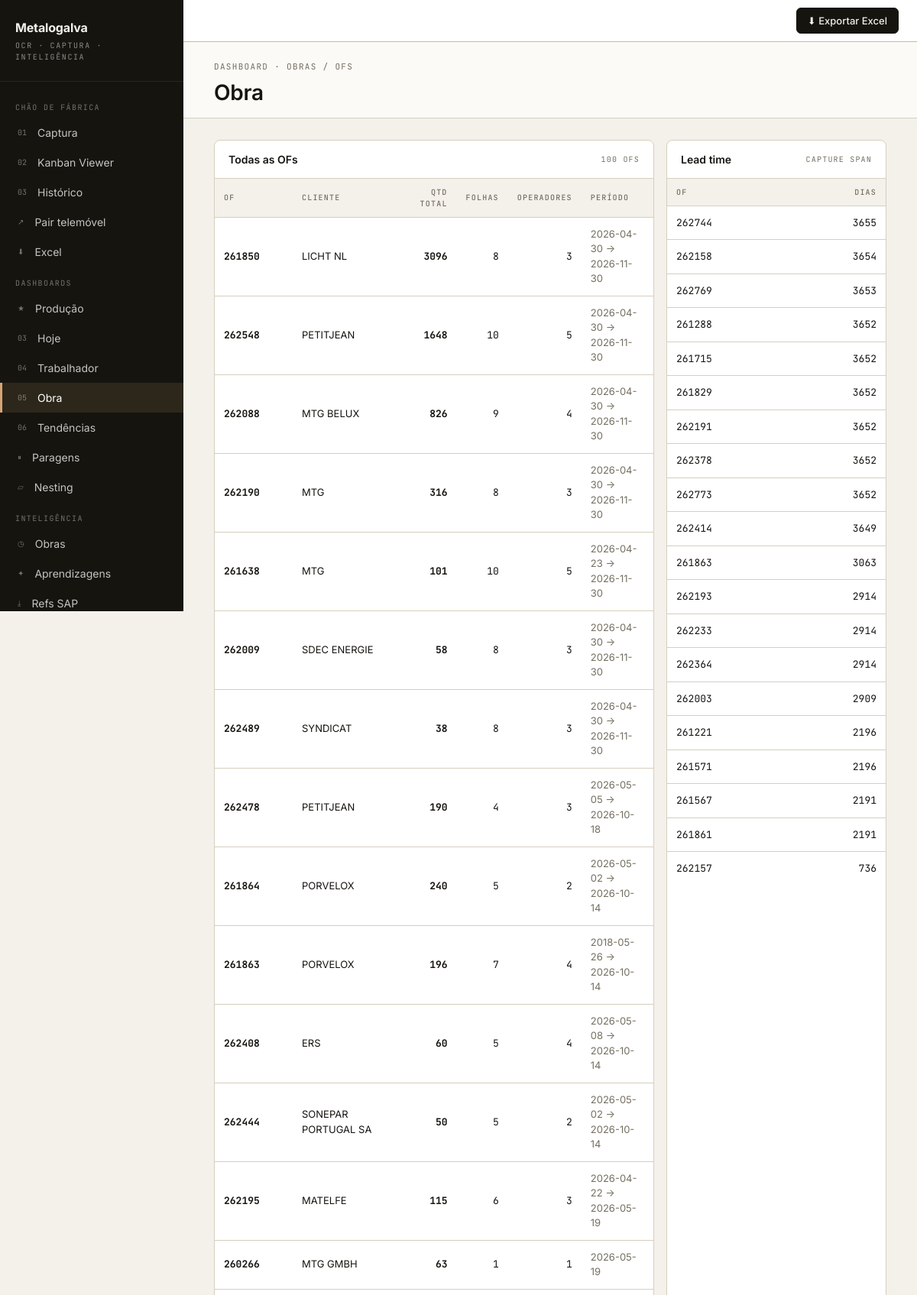
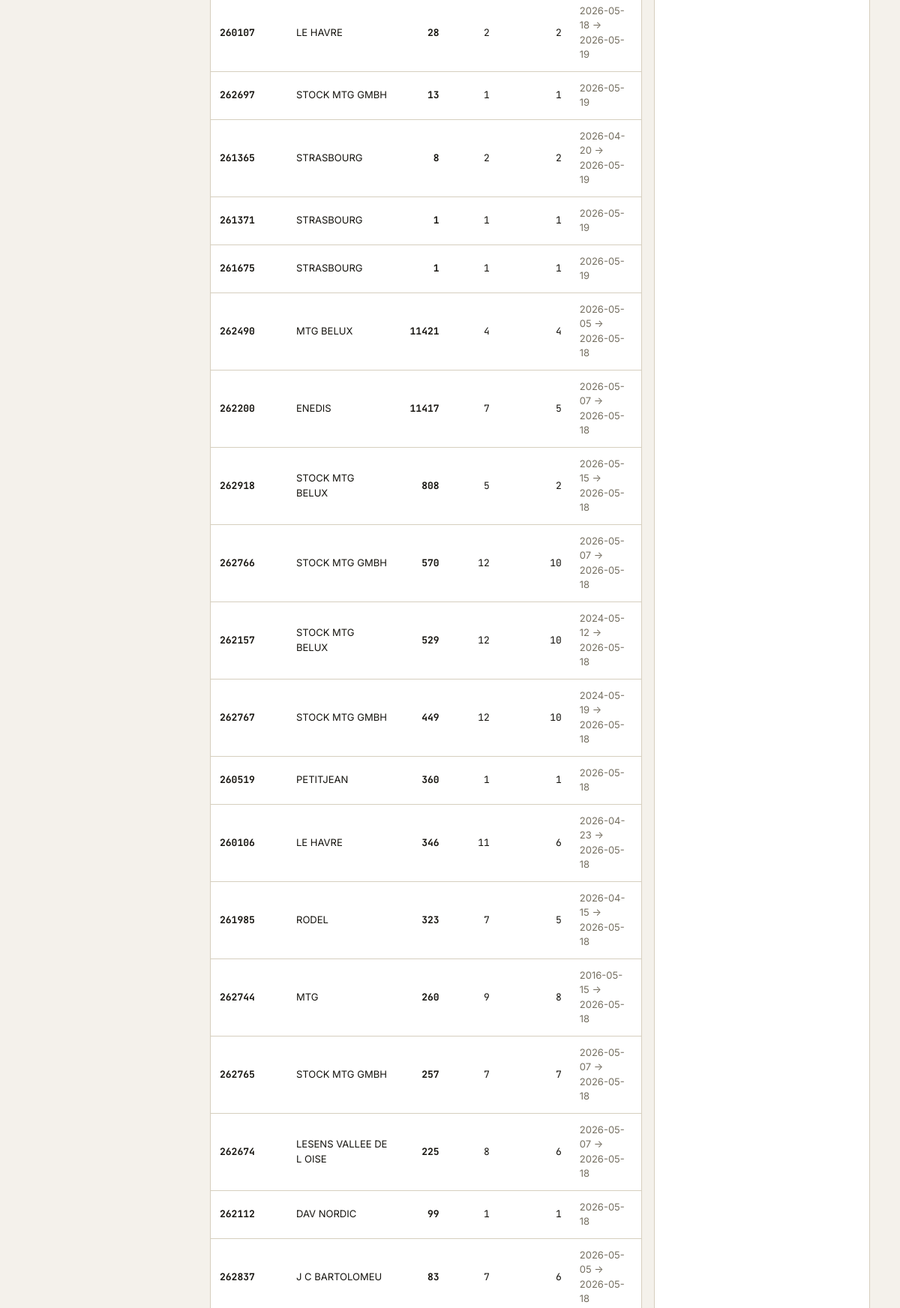
Screenshot of /dashboard/jobs (upper part) with the database file from the repository (2 pictures, top to bottom).
### tables this page shows
CREATE TABLE production_rows (
    id INTEGER PRIMARY KEY AUTOINCREMENT,
    sheet_id INTEGER NOT NULL REFERENCES sheets(id) ON DELETE CASCADE,
    row_index INTEGER NOT NULL,
    -- denormalised from sheet header / footer
    operador TEXT,
    sheet_date TEXT,                  -- DD-MM-YYYY as captured (kept as text; query via substr/julianday)
    sheet_iso_date TEXT,              -- YYYY-MM-DD for SQL date() comparisons
    captured_at TIMESTAMP,
    validated_at TIMESTAMP,
    sheet_status TEXT,
    sheet_hours REAL,                 -- footer.horas_trabalhadas as decimal hours
    sheet_total_qty INTEGER,          -- sum(qtd) of the sheet (for ratios)
    -- row data
    pri TEXT,
    cliente TEXT,
    ov TEXT,
    of TEXT,
    modelo TEXT,
    qtd INTEGER,
    comp_mm INTEGER,
    larg_mm INTEGER,
    lote TEXT,
    coni TEXT,
    esp REAL,
    lbase INTEGER,
    ltopo INTEGER, m2 REAL, nesting TEXT, qtd_metros REAL, cesta_n TEXT, inicio TEXT, fim TEXT,
    UNIQUE (sheet_id, row_index)
);

### backend/app/web/main.py (the view)
@app.get("/dashboard/jobs", response_class=HTMLResponse)
def dashboard_jobs(request: Request) -> Response:
    jobs = kpis.jobs_summary()
    leads = kpis.lead_time_per_of()
    return templates.TemplateResponse(
        request,
        "dashboard_jobs.html",
        {"jobs": jobs, "leads": leads, "active_tab": "jobs"},
    )

### backend/app/web/templates/dashboard_jobs.html (shortened to what this page needs)
{% extends "base.html" %}
{% set live = true %}
{% block content %}
<div class="page-h">
  <div>
    <div class="page-eyebrow">Dashboard · Obras / OFs</div>
    <h1 class="page-title">Obra</h1>
  </div>
</div>
<div id="dash-data" class="page-content"
     hx-get="{{ request.url }}"
     hx-trigger="every 30s"
     hx-select="#dash-data"
     hx-swap="outerHTML">
  <div style="display:grid; grid-template-columns:2fr 1fr; gap:16px;" class="d-grid">
    <div class="card">
      <div class="card-h">
        <div class="card-h-title">Todas as OFs</div>
        <div class="card-h-sub">{{ jobs|length }} OFs</div>
      </div>
      <div class="scroll-x">
        <table class="tbl">
          <thead>
            <tr>
              <th>OF</th>
              <th>Cliente</th>
              <th style="text-align:right;">Qtd total</th>
              <th style="text-align:right;">Folhas</th>
              <th style="text-align:right;">Operadores</th>
              <th>Período</th>
            </tr>
          </thead>
          <tbody>
            {% for j in jobs %}
            <tr>
              <td class="mono"><a href="/dashboard/jobs/{{ j.of }}"><b>{{ j.of }}</b></a></td>
              <td>{{ j.cliente }}</td>
              <td class="mono" style="text-align:right;"><b>{{ j.total_qty }}</b></td>
              <td class="mono" style="text-align:right;">{{ j.sheets }}</td>
              <td class="mono" style="text-align:right;">{{ j.operadores }}</td>
              <td class="muted tiny">
                {% if j.first_day == j.last_day %}{{ j.first_day }}{% else %}{{ j.first_day }} → {{ j.last_day }}{% endif %}
              </td>
            </tr>
            {% else %}
            <tr><td colspan="6" style="padding:32px; text-align:center;" class="muted">Ainda sem dados.</td></tr>
            {% endfor %}
          </tbody>
        </table>
      </div>
    </div>
    <div class="card">
      <div class="card-h"><div class="card-h-title">Lead time</div><div class="card-h-sub">Capture span</div></div>
      {% if leads %}
      <table class="tbl">
        <thead><tr><th>OF</th><th style="text-align:right;">Dias</th></tr></thead>
        <tbody>
        {% for r in leads %}
        <tr>
          <td class="mono"><a href="/dashboard/jobs/{{ r.of }}">{{ r.of }}</a></td>
          <td class="mono" style="text-align:right;">{{ r.days_span }}</td>
        </tr>
        {% endfor %}
        </tbody>
      </table>
      {% else %}<div class="card-b muted">Necessário OFs em ≥2 dias.</div>{% endif %}
    </div>
  </div>
</div>
{% endblock %}

### backend/app/web/static/design.css (style rules this page uses)
:root { --paper: #F4F1EB; --paper-2: #ECE7DD; --paper-3: #E2DCCE; --ink: #16140F; --ink-2: #2A271F; --ink-3: #4A453A; --ink-4: #756F61; --ink-5: #9B9587; --rule: #D6CFBE; --rule-2: #C2BAA5; --surface: #FBFAF6; --surface-2: #FFFFFF; --accent: #D4A574; --accent-ink: #8A5F2D; --accent-soft: #F0E2C9; --ok: #2F7D43; --ok-soft: #DDEBD8; --warn: #B8841C; --warn-soft: #F5E7C2; --crit: #B53024; --crit-soft: #F4D7D2; --info: #2D5B8A; --info-soft: #D5E2EE; --font-sans: 'Inter', system-ui, -apple-system, sans-serif; --font-mono: 'JetBrains Mono', ui-monospace, monospace; --font-hand: 'Caveat', cursive; }
* { box-sizing: border-box; }
html, body { margin: 0; padding: 0; }
body { font-family: var(--font-sans); background: var(--paper); color: var(--ink); font-size: 15px; line-height: 1.5; -webkit-font-smoothing: antialiased; -moz-osx-font-smoothing: grayscale; }
a { color: inherit; text-decoration: none; }
.mono { font-family: var(--font-mono); font-feature-settings: 'tnum'; }
.muted { color: var(--ink-4); }
.tiny { font-size: 11px; }
.scroll-x { overflow-x: auto; }
.page-h { padding: 24px 40px 12px; border-bottom: 1px solid var(--rule); background: var(--surface); display: flex; align-items: flex-end; justify-content: space-between; gap: 16px; flex-wrap: wrap; }
.page-eyebrow { font-family: var(--font-mono); font-size: 11px; letter-spacing: 0.12em; text-transform: uppercase; color: var(--ink-4); margin-bottom: 4px; }
.page-title { font-size: 28px; font-weight: 600; letter-spacing: -0.01em; margin: 0; }
.page-content { padding: 28px 40px 60px; }
.card { background: var(--surface-2); border: 1px solid var(--rule); border-radius: 8px; }
.card-h { padding: 14px 18px; border-bottom: 1px solid var(--rule); display: flex; align-items: center; justify-content: space-between; gap: 12px; }
.card-h-title { font-weight: 600; font-size: 14px; }
.card-h-sub { font-family: var(--font-mono); font-size: 10px; color: var(--ink-4); letter-spacing: 0.12em; text-transform: uppercase; }
.tbl { width: 100%; border-collapse: collapse; }
.tbl th { text-align: left; padding: 10px 12px; font-family: var(--font-mono); font-size: 10px; letter-spacing: 0.12em; text-transform: uppercase; color: var(--ink-4); font-weight: 500; border-bottom: 1px solid var(--rule); background: var(--paper); }
.tbl td { padding: 12px; border-bottom: 1px solid var(--rule); font-size: 13px; vertical-align: middle; }
.tbl tr:last-child td { border-bottom: none; }

### rows the page displays
production_rows: of "261371", cliente "STRASBOURG", total_qty "1", sheets "1", operadores "1", first_day "2026-05-19"
production_rows: of "261675", cliente "STRASBOURG", total_qty "1", sheets "1", operadores "1", first_day "2026-05-19"
production_rows: of "262112", cliente "DAV NORDIC", total_qty "99", sheets "1", operadores "1", first_day "2026-05-18"

### other values shown
{{ jobs|length }} "100"
{{ j.of }} "261850" "262548" "262088" "262190" "261638" "262009" "262489" "262478" "261864" "261863" "262408" "262444" "262195" "260266" "260107" "262697" "261365" "262490" "262200" "262918" "262766" "262157" "262767" "260519" "260106" "261985" "262744" "262765" "262674" "262837"
{{ j.cliente }} "LICHT NL" "PETITJEAN" "MTG BELUX" "MTG" "MTG" "SDEC ENERGIE" "SYNDICAT" "PETITJEAN" "PORVELOX" "PORVELOX" "ERS" "SONEPAR PORTUGAL SA" "MATELFE" "MTG GMBH" "LE HAVRE" "STOCK MTG GMBH" "STRASBOURG" "MTG BELUX" "ENEDIS" "STOCK MTG BELUX" "STOCK MTG GMBH" "STOCK MTG BELUX" "STOCK MTG GMBH" "PETITJEAN" "LE HAVRE" "RODEL" "MTG" "STOCK MTG GMBH" "LESENS VALLEE DE L OISE" "J C BARTOLOMEU"
{{ j.total_qty }} "3096" "1648" "826" "316" "101" "58" "38" "190" "240" "196" "60" "50" "115" "63" "28" "13" "8" "11421" "11417" "808" "570" "529" "449" "360" "346" "323" "260" "257" "225" "83"
{{ j.sheets }} "8" "10" "9" "8" "10" "8" "8" "4" "5" "7" "5" "5" "6" "1" "2" "1" "2" "4" "7" "5" "12" "12" "12" "1" "11" "7" "9" "7" "8" "7"
{{ j.operadores }} "3" "5" "4" "3" "5" "3" "3" "3" "2" "4" "4" "2" "3" "1" "2" "1" "2" "4" "5" "2" "10" "10" "10" "1" "6" "5" "8" "7" "6" "6"
{{ j.first_day }} "2026-04-30" "2026-04-30" "2026-04-30" "2026-04-30" "2026-04-23" "2026-04-30" "2026-04-30" "2026-05-05" "2026-05-02" "2018-05-26" "2026-05-08" "2026-05-02" "2026-04-22" "2026-05-18" "2026-04-20" "2026-05-05" "2026-05-07" "2026-05-15" "2026-05-07" "2024-05-12" "2024-05-19" "2026-04-23" "2026-04-15" "2016-05-15" "2026-05-07" "2026-05-07" "2026-05-05"
{{ j.last_day }} "2026-11-30" "2026-11-30" "2026-11-30" "2026-11-30" "2026-11-30" "2026-11-30" "2026-11-30" "2026-10-18" "2026-10-14" "2026-10-14" "2026-10-14" "2026-10-14" "2026-05-19" "2026-05-19" "2026-05-19" "2026-05-18" "2026-05-18" "2026-05-18" "2026-05-18" "2026-05-18" "2026-05-18" "2026-05-18" "2026-05-18" "2026-05-18" "2026-05-18" "2026-05-18" "2026-05-18"
{{ j.first_day }} "2026-05-19" "2026-05-19" "2026-05-18"
{{ r.of }} "262744" "262158" "262769" "261288" "261715" "261829" "262191" "262378" "262773" "262414" "261863" "262193" "262233" "262364" "262003" "261221" "261571" "261567" "261861" "262157"
{{ r.days_span }} "3655" "3654" "3653" "3652" "3652" "3652" "3652" "3652" "3652" "3649" "3063" "2914" "2914" "2914" "2909" "2196" "2196" "2191" "2191" "736"
